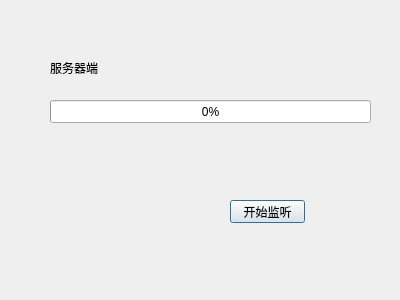
<?xml version="1.0" encoding="UTF-8"?>
<ui version="4.0">
 <class>Server</class>
 <widget class="QDialog" name="Server">
  <property name="geometry">
   <rect>
    <x>0</x>
    <y>0</y>
    <width>400</width>
    <height>300</height>
   </rect>
  </property>
  <property name="windowTitle">
   <string>Server</string>
  </property>
  <widget class="QLabel" name="serverStatusLabel">
   <property name="geometry">
    <rect>
     <x>50</x>
     <y>60</y>
     <width>291</width>
     <height>16</height>
    </rect>
   </property>
   <property name="text">
    <string>服务器端</string>
   </property>
  </widget>
  <widget class="QProgressBar" name="serverProgressBar">
   <property name="geometry">
    <rect>
     <x>50</x>
     <y>100</y>
     <width>321</width>
     <height>23</height>
    </rect>
   </property>
   <property name="value">
    <number>0</number>
   </property>
  </widget>
  <widget class="QPushButton" name="startButton">
   <property name="geometry">
    <rect>
     <x>230</x>
     <y>200</y>
     <width>75</width>
     <height>23</height>
    </rect>
   </property>
   <property name="text">
    <string>开始监听</string>
   </property>
  </widget>
 </widget>
 <layoutdefault spacing="6" margin="11"/>
 <resources/>
 <connections/>
</ui>
